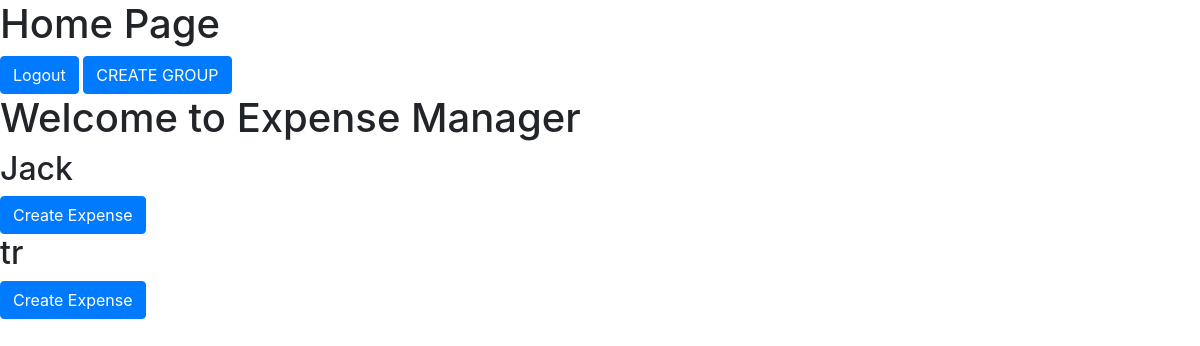
/home/ (signed in), run on an earlier commit of the app's database.
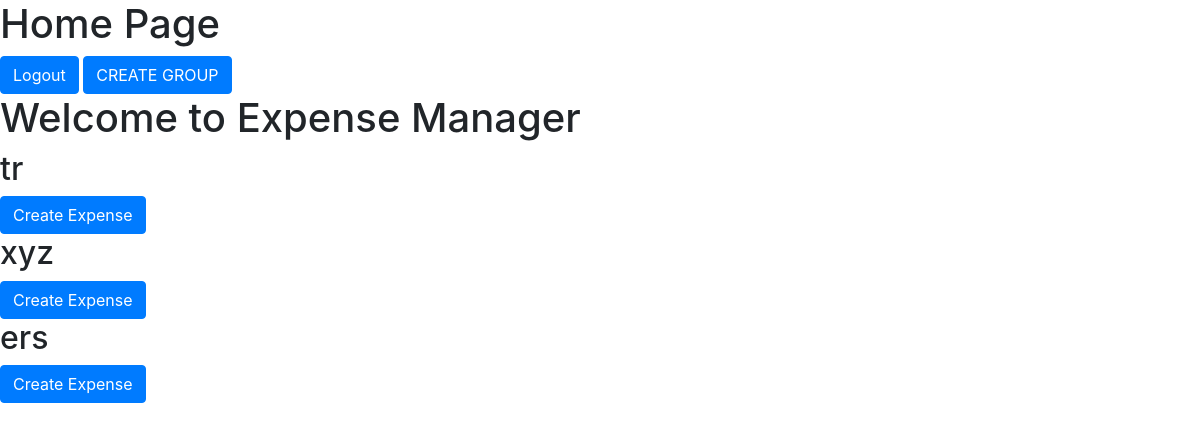
And on a later commit of the database.
### expenses/models.py (models this page shows)
class Group(models.Model):
    name=models.CharField(max_length=60)
    members=models.ManyToManyField(User, related_name="group_members")

### expenses/views.py (the view)
# urls.py: path('home/',views.HomePage,name='home'),
@login_required(login_url='login')
def HomePage(request):
    groups = request.user.group_members.all()
    print(groups)
    return render (request,'home.html',{'groups': groups})

### templates/home.html (shortened to what this page needs)
<!doctype html>
<html lang="en">
  <head>
    <link rel="stylesheet" href="https://cdn.jsdelivr.net/npm/bootstrap@4.3.1/dist/css/bootstrap.min.css">
  </head>
  <body>
    <h1>Home Page</h1>
    <a href="{% url 'logout' %}" class="btn btn-primary">Logout</a>
    <a href="{% url 'create_group' %}" class="btn btn-primary">CREATE GROUP</a>
    <h1>Welcome to Expense Manager</h1>
    {% for group in groups %}
        <div>
            <h2>{{ group.name }}</h2>
            <a href="{% url 'create_expense' group.id %}" class="btn btn-primary">Create Expense</a>
        </div>
    {% endfor %}
  </body>
</html>

What changed in the data, as far as the page shows it:
removed Group: name "Jack"
added Group: name "xyz"
added Group: name "ers"
